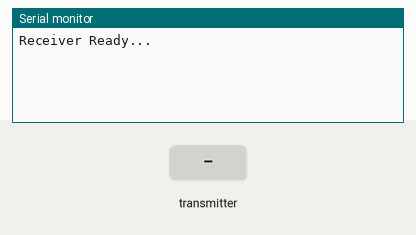
The sketch below on a simulated Arduino Uno, built with avr-gcc and run on an emulated ATmega328P. Shown: the last lines printed to the serial monitor. The test bench sets the inputs (shaded band). No radio packets arrive unless stated.

Above: at 1.2 s.
1.3 s: the transmitter starts sending receivedData = 0
At 1.37 s:
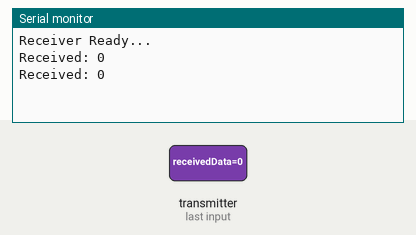
3.2 s: the transmitter starts sending receivedData = 256
At 3.27 s:
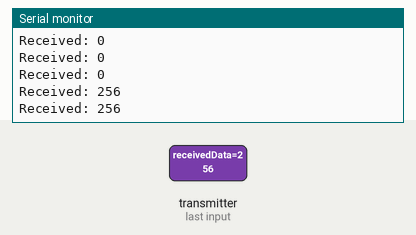

The sketch:

Rx_test.ino
```cpp
#include <SPI.h>
#include <nRF24L01.h>
#include <RF24.h>

RF24 radio(4, 5); // CE, CSN

const byte address[6] = "00001";

int receivedData;

void setup() {
  Serial.begin(115200);

  radio.begin();
  radio.setAutoAck(false);
  radio.setDataRate(RF24_1MBPS);
  radio.setPALevel(RF24_PA_LOW);

  radio.openReadingPipe(0, address);
  radio.startListening();

  Serial.println("Receiver Ready...");
}

void loop() {
  if (radio.available()) {
    radio.read(&receivedData, sizeof(receivedData));

    Serial.print("Received: ");
    Serial.println(receivedData);
  }
}
```

Measured:
- after the input at 1.3 s, the serial monitor: prints a new line at once (image 1)
- after the input at 3.2 s, the serial monitor: prints a new line at once (image 2)
